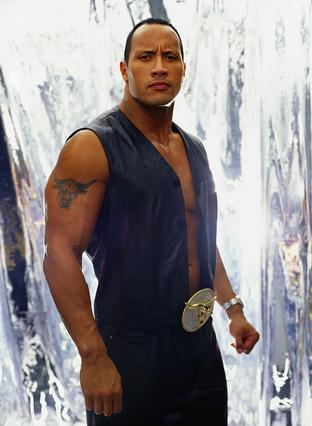
#> input picture FaceIdentification/ImageSrc/DwayneJohnson/0.png, 312 x 426 px
$ python faces.py FaceIdentification/ImageSrc/DwayneJohnson/0.png
#> lines starting #> are read from the running program, lines starting #| are printed output that depends on the picture; after the words box and inside, x2 and y2 are one past the last pixel; in counts of white or black regions, pixels touching at a corner belong together
import cv2
import sys

img = cv2.imread(sys.argv[1])
#> img is the input picture: shape (426, 312, 3); mean B, G, R 140.3, 139.3, 145.3
face_cascade = cv2.CascadeClassifier('/Users/carl0809/OpenCV/data/haarcascade_frontalface_default.xml')
height, width = img.shape[:2]
#> height = 426; width = 312
print(width)
#| 312
print(height)
#| 426

#need to convert to gray than detect face
gray = cv2.cvtColor(img, cv2.COLOR_BGR2GRAY)
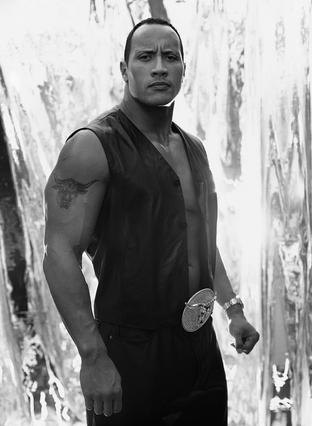
#> gray: shape (426, 312); min 0, max 255, mean 141.2
faces = face_cascade.detectMultiScale(gray, 1.3, 5)
#> faces = [[124, 31, 68, 68]]
face_color = (255, 0, 0) # BGR
stroke = 2

for (x,y,w,h) in faces:
    cv2.rectangle(img, (x, y), (x+w, y+h), face_color, stroke)
    text = len(faces)
    cv2.putText(img,
                str(text) + " faces detected ",
                (5,15),
                cv2.FONT_HERSHEY_SIMPLEX,
                0.4,
                (0, 0, 255),
                lineType=cv2.LINE_AA)
#> this loop made 1 pass
#> (x, y, w, h, text) on pass 1: (124, 31, 68, 68, 1)
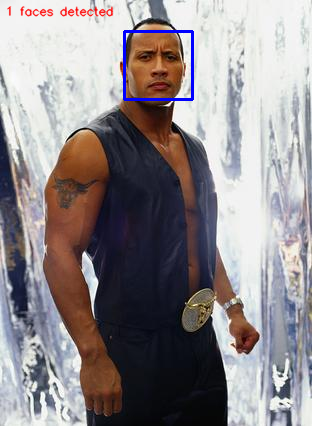
#> img: shape (426, 312, 3); 1.12% of pixels changed, all inside (x1, y1, x2, y2) = (7, 5, 194, 101)
cv2.imshow('img',img)
cv2.waitKey(0)
cv2.destroyAllWindows()

$ run again, on FaceIdentification/ImageSrc/DwayneJohnson/12.png
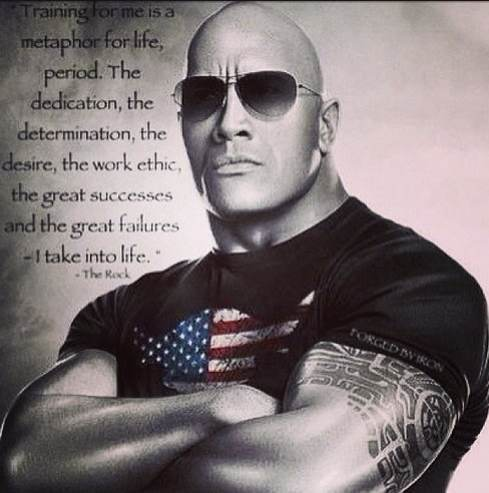
#> input picture FaceIdentification/ImageSrc/DwayneJohnson/12.png, 489 x 493 px
#> img is the input picture: shape (493, 489, 3); mean B, G, R 118.2, 116.7, 125.8
#| 489
#| 493
#> faces = [[151, 31, 174, 174]]
#> the loop `for (x,y,w,h) in faces:` made 1 pass
#> (x, y, w, h, text) on pass 1: (151, 31, 174, 174, 1)
#> after the loop `for (x,y,w,h) in faces:`:
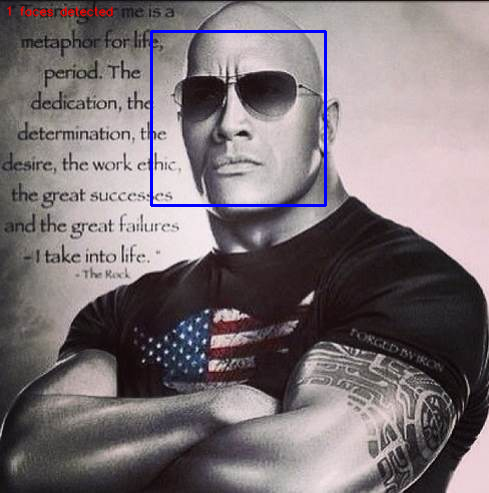
#> img: shape (493, 489, 3); 1.15% of pixels changed, all inside (x1, y1, x2, y2) = (7, 5, 327, 207)

$ run again, on FaceIdentification/ImageSrc/DwayneJohnson/13.png
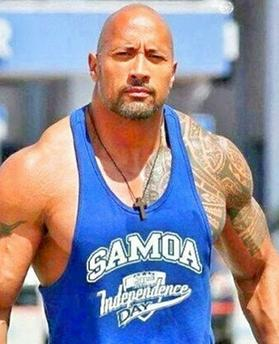
#> input picture FaceIdentification/ImageSrc/DwayneJohnson/13.png, 279 x 344 px
#> img is the input picture: shape (344, 279, 3); mean B, G, R 156.3, 141.9, 147.1
#| 279
#| 344
#> `gray = cv2.cvtColor(img, cv2.COLOR_BGR2GRAY)`:
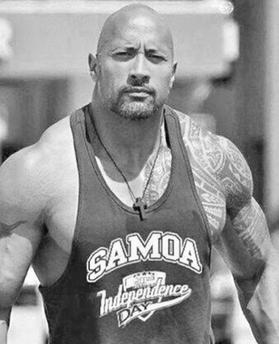
#> gray: shape (344, 279); min 2, max 255, mean 145.1
#> faces = [[94, 22, 90, 90]]
#> the loop `for (x,y,w,h) in faces:` made 1 pass
#> (x, y, w, h, text) on pass 1: (94, 22, 90, 90, 1)
#> after the loop `for (x,y,w,h) in faces:`:
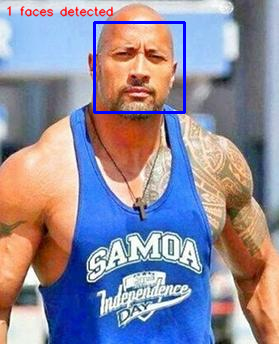
#> img: shape (344, 279, 3); 1.83% of pixels changed, all inside (x1, y1, x2, y2) = (7, 5, 186, 114)
